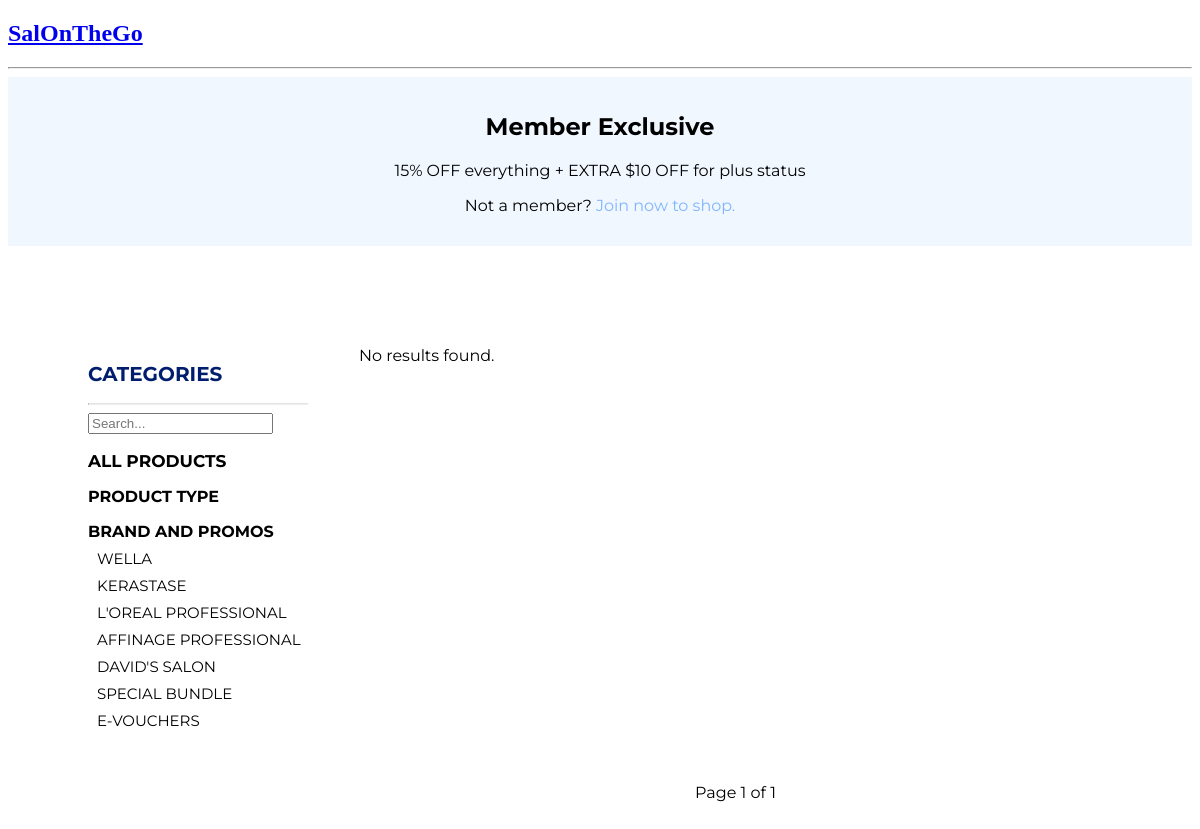
The app's page /shop/, older data.
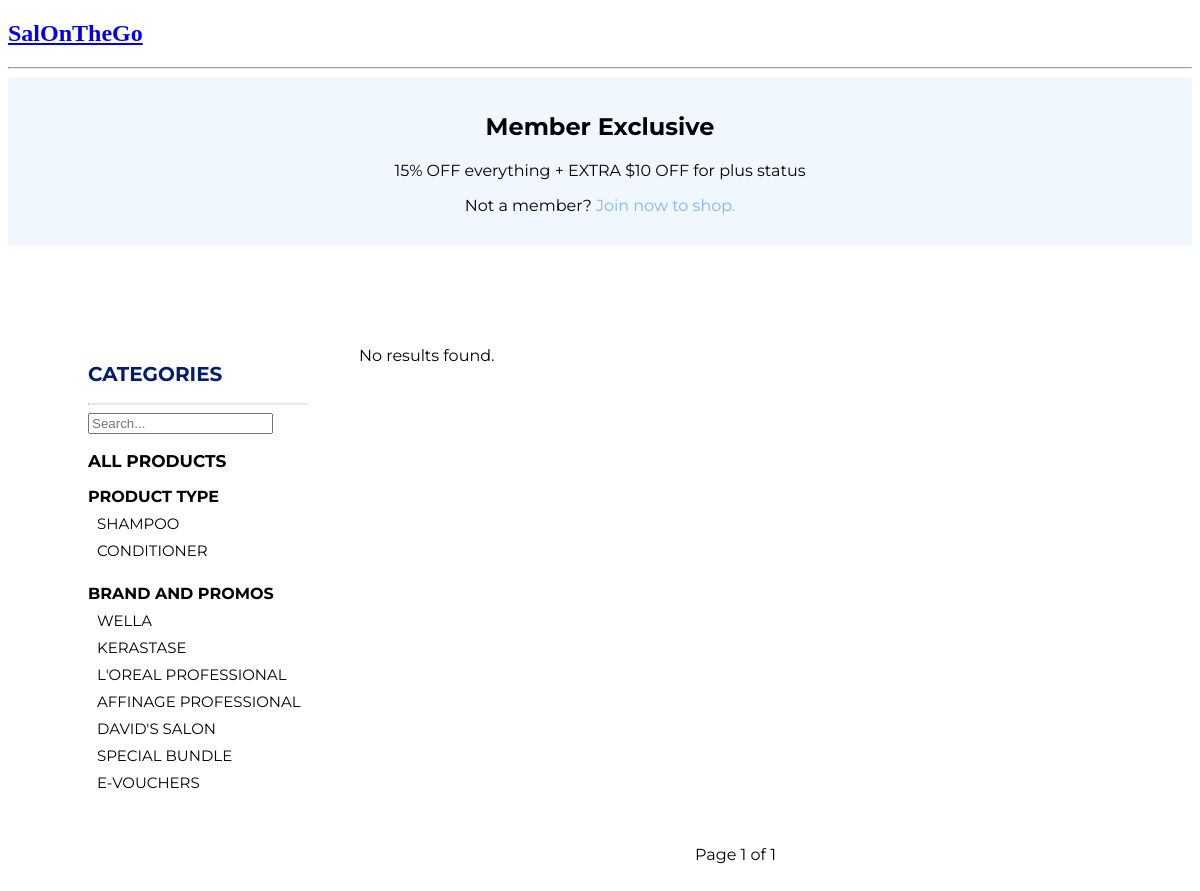
The same page, newer data.
### base/models.py (models this page shows, shortened)
class Category(models.Model):
    Cat_Name = models.CharField(max_length=200, unique=True)
    class Meta:
        verbose_name = 'category'
        verbose_name_plural = 'categories'

class ProductType(models.Model):
    ProdType_Name = models.CharField(max_length=200, verbose_name="Product Type", unique=True)

### base/views.py (the view)
# urls.py: path('shop/', views.shop, name="shop"),
def shop(request):
    q = request.GET.get('q') if request.GET.get('q') != None else ''
    products = otcProduct.active_objects.filter(
        Q(ProdType_Name__ProdType_Name__icontains=q) |
        Q(Cat_Name__Cat_Name__icontains=q) |
        Q(Prod_Name__icontains=q)
    ).order_by('-date_created')
    prod_type = ProductType.objects.all()
    categories = Category.objects.all()
    paginator = Paginator(products, 9)
    page_number = request.GET.get('page')
    page_prod = paginator.get_page(page_number)
    context= {'prod_type': prod_type, 'categories': categories, 'products': products, 'page_prod': page_prod}
    return render(request, 'base/otc-products/shop.html', context)

### base/models.py (called while the page is built)
    def get_queryset(self):
        return super(IsActiveManager, self).get_queryset().filter(is_active=True)

### base/templates/base/otc-products/shop.html (shortened to what this page needs)
{% extends 'main_shop.html' %}
{% block content %}
<div class="discount-header">
    <h2>Member Exclusive</h2>
    <p>15% OFF everything + EXTRA $10 OFF for plus status</p>
    <p>Not a member? <a href="#">Join now to shop.</a></p>
</div>
<div class="shop-wrapper">
    <div class="shop-container">
        <div class="category-container">
            <h2>Categories</h2>
            <hr>
            <div class="search">
                <form method="GET" action="{% url 'shop' %}">
                    <input type="text" name="q" placeholder="Search...">
                </form>
            </div>
            <div class="cat-links-container">
                <a href="{% url 'shop' %}"><h3 id="all-products">All Products</h3></a>
                <div class="prod-type-container">
                    <h3>Product Type</h3>
                    {% for producttype in prod_type %}
                    <div>
                        <a class="cat-links" href="{% url 'shop' %}?q={{producttype.ProdType_Name}}">{{producttype.ProdType_Name}}</a>
                    </div>
                    {% endfor %}
                </div>
                <div class="brand-promo-container">
                    <h3>Brand and Promos</h3>
                    {% for category in categories %}
                    <div>
                        <a class="cat-links" href="{% url 'shop' %}?q={{category.Cat_Name}}">{{category.Cat_Name}}</a>
                    </div>
                    {% endfor %}
                </div>
            </div>
        </div>
        <div class="prod-grid">
                {% for product in page_prod %}
                <div class="indiv-prod-grid">
                    <div class="shop-images">
                        <a href="/shop/{{product.id}}">{% if product.Prod_Image %}<img src="{{product.Prod_Image.url}}" />{% endif %}</a>
                    </div>
                    <div class="shop-prodname">
                        <a href="/shop/{{product.id}}">{{product.Prod_Name}}</a>
                    </div>
                    <div class="shop-price">
                        <label id="price">{{product.Prod_Price|floatformat:2}} </label>
                    </div>
                    <div class="shop-cart-btn">
                        <button type="submit" value="Submit">Add to Cart</button>
                    </div>
                </div>
                    {% empty %}
                        <label>No results found.</label>
                {% endfor %}
        </div>
        <div>
        </div>
        <div class="pagination">
            <span class="step-links">
                <span class="current">
                    Page {{ page_prod.number }} of {{ page_prod.paginator.num_pages }}
                </span>
            </span>
        </div>
    </div>
</div>
{% endblock content %}

Row changes from the older to the newer data that the page shows:
added ProductType: ProdType_Name "SHAMPOO"
added ProductType: ProdType_Name "CONDITIONER"
